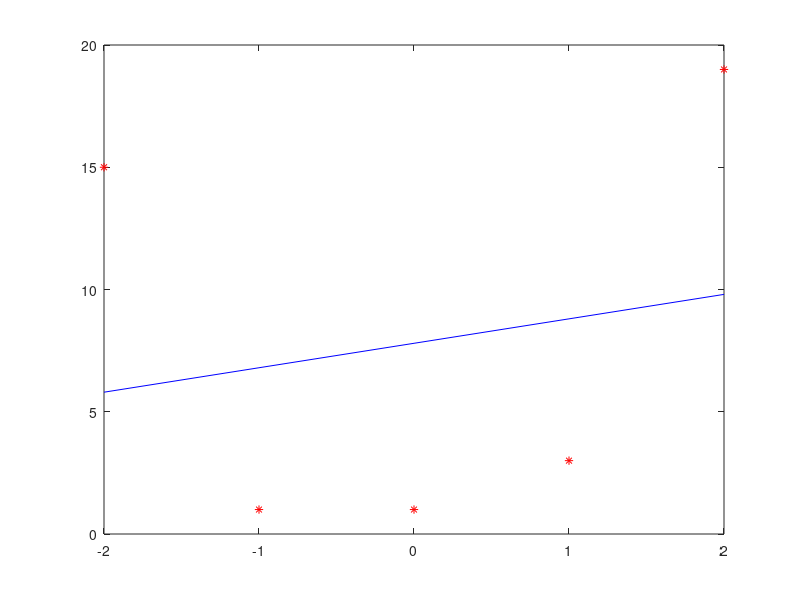

MATLAB code to generate this figure:
format short
clear all;
clc

x = [-2 -1 0 1 2];
y = [15 1 1 3 19];
n = length(x);

plot(x, y, 'r*');
hold on

sumX = sum(x);
sumY = sum(y);
sumXY = sum(x.*y);
sumX2 = sum(x.^2);

A = [n sumX; sumX sumX2];
B = [sumY; sumXY];
X = inv(A)*B;

for i=1:n
    f(i) = X(1) + X(2)*x(i);
end

plot(x, f, 'b');
